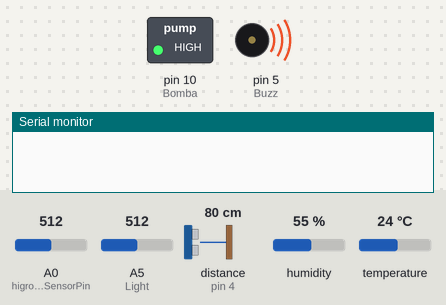
This sketch was run on a simulated Arduino Uno, built with avr-gcc and run on an emulated ATmega328P. Shown: switched loads named in the sketch (green lamp = pin HIGH), buzzer (waves = sounding), the last lines printed to the serial monitor. Wiring (inferred from the names in the program): ultrasonic range finder: trigger pin 3; echo pin 4. The inputs (shaded band) are chosen by the test bench; at power-on: A0 (higrometerSensorPin) = 512, A5 (Light) = 512, distance to the obstacle (sensor on pin 4) 80 cm, humidity 55 %, temperature 24 °C. The echo pulse lasts 58.3 µs per cm; pins used as bus, display or sensor lines are not drawn.

Above: at 2.65 s.
At 14.6 s:
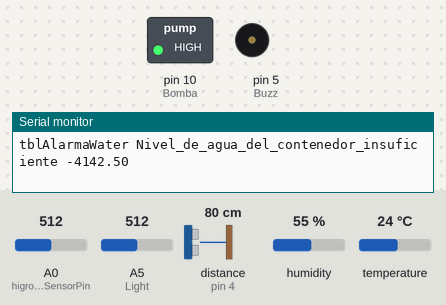
Timing chart, 0 to 31.1 s (numbered marks = the images above):
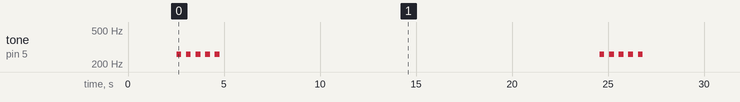

The sketch:

ArduinoScript.ino
```cpp
/*
PROYECTO 1 BIMESTRE - SISTEMAS IOT - ESCUELA POLITÉCNICA NACIONAL

 DESCRIPCIÓN:
 -----------------------------------------------------------------------
Implementation of a system that supports the care of a plant with automatic
irrigation using Arduino Uno hardware automatic irrigation using Arduino Uno
hardware and different sensors, also allows the collection of data from the
sensors and actions performed in the system through the Raspberry Pi the
system through the Raspberry Pi OS, then stores the data in a LAMP server
on Linux.
 ----------------------------------------------------------------------- */


// Librerias
#include <DHT.h>

#define DHTPIN 2  // pin connected to DHT11 sensor
#define DHTTYPE DHT11

const int higrometerSensorPin = A0;
const int Bomba = 10;   //Pin de la bomba de agua
const int Buzz = 5;     //Pin de la bomba de agua
const int LighSns = A5;     //Pin del sensor de luz
const int Trigger = 3;  //Pin digital 2 para el Trigger del sensor
const int Echo = 4;     //Pin digital 3 para el Echo del sensor
String displayString;   // Variable para concatenar texto

DHT dht(DHTPIN, DHTTYPE);

void setup() {
  Serial.begin(9600);
  //Config ultrasonico
  pinMode(Trigger, OUTPUT);    //pin como salida
  pinMode(Echo, INPUT);        //pin como entrada
  digitalWrite(Trigger, LOW);  //Inicializamos el pin con 0
  //Config higrometer
  pinMode(higrometerSensorPin, INPUT);
  //Buzzer Config
  pinMode(Buzz, OUTPUT);      // Fija el pin 5 como salida para el buzzer
  //Bomba Config
  pinMode(Bomba, OUTPUT);
  digitalWrite(Bomba, HIGH);

  delay(2500);  // wait for initializing
  dht.begin();  // initialize DHT11 the temperature and humidity sensor

  //MenuBanner();
}

void loop() {

  SensorsAllFnc();

}


// SENSORS FUNCTIONS
void SensorsAllFnc() {


  //Higrometer Sensor-To measure plant humidity ************

  int almacenador = analogRead(higrometerSensorPin);
  int humedadHigro = 125 - (almacenador / 10.23);  // Valor de humedad del higrometro

  //*******************************************
  //Light Sensor-To measure ambient light ************
  int lightValue = analogRead(A5);  //Light=28  Dark=1021
  //*******************************************


  //DHT11 Sensor *************************************

  float humiDHT = dht.readHumidity();  // read humidity
  float tempCDHT = dht.readTemperature();
  if (isnan(humiDHT) || isnan(tempCDHT)) {
    displayString = "Error de lectura";
    tempCDHT=25.56;
    humiDHT = 67.0;
  }
  //*******************************************

  //Ultrasonic Sensor-To measure the water level ************

  long t;   //tiempo que demora en llegar el eco
  float d;  //distancia en centimetros

  digitalWrite(Trigger, HIGH);
  delayMicroseconds(10);  //Enviamos un pulso de 10us
  digitalWrite(Trigger, LOW);

  t = pulseIn(Echo, HIGH);  //obtenemos el ancho del pulso
  d = t / 59;               //escalamos el tiempo a una distancia en cm
  float vol = 830-(7.5*8.5*d);  //nivel de agua en ml o cm3 (Volumen del recipiente)

  //*******************************************
  //Condiciones

  //Bajo nivel de agua
  if(vol<=300){
    //Serial.print("Buzzer");
    tone(5, 261.63, 250);      // Lanza señal a 261,63Hz por el pin 3 durante 250ms.
    delay(500);
    tone(5, 261.63, 250);      // Lanza señal a 261,63Hz por el pin 3 durante 250ms.
    delay(500);
    tone(5, 261.63, 250);      // Lanza señal a 261,63Hz por el pin 3 durante 250ms.
    delay(500);
    tone(5, 261.63, 250);      // Lanza señal a 261,63Hz por el pin 3 durante 250ms.
    delay(500);
    tone(5, 261.63, 250);      // Lanza señal a 261,63Hz por el pin 3 durante 250ms.
    //Se envian datos a la DB
    Serial.print("tblAlarmaWater");
    Serial.print(" ");
    Serial.print("Nivel_de_agua_del_contenedor_insuficiente");
    Serial.print(" ");
    Serial.print(vol);  //Enviamos serialmente el valor de la distancia
    Serial.print(" ");
    Serial.println("");
  }
  //Bajo nivel de humedad en la planta
  if(humedadHigro<=65){
    //Se riega la planta durante 5 seg
    digitalWrite(Bomba, LOW);
    delay(5000);
    digitalWrite(Bomba, HIGH);
    //Send Data tblBombaAguaData
    Serial.print("tblBombaAguaData");
    Serial.print(" ");
    Serial.print("Higrometer_sensor_low_humidity");
    Serial.print(" ");
    Serial.print(tempCDHT);
    Serial.print(" ");
    Serial.print(humedadHigro);
    Serial.print(" ");
    Serial.print(vol);  //Enviamos serialmente el valor de la distancia
    Serial.print(" ");
    Serial.print(lightValue);
    Serial.println("");
  }
  //Alta temperatura DHT11 Sensor
  if(tempCDHT>=29){
    //Se riega la planta durante 5 seg
    digitalWrite(Bomba, LOW);
    delay(5000);
    digitalWrite(Bomba, HIGH);
    //Send Data tblBombaAguaData
    Serial.print("tblBombaAguaData");
    Serial.print(" ");
    Serial.print("DHT11_sensor_high_temperature");
    Serial.print(" ");
    Serial.print(tempCDHT);
    Serial.print(" ");
    Serial.print(humedadHigro);
    Serial.print(" ");
    Serial.print(vol);  //Enviamos serialmente el valor de la distancia
    Serial.print(" ");
    Serial.print(lightValue);
    Serial.println("");
  }
  //Envío de datos a la tblSensores cada 20 segundos
  delay(20000);
  //Send Data tblSensores
  Serial.print("tblSensores");
  Serial.print(" ");
  Serial.print(humedadHigro);
  Serial.print(" ");
  Serial.print(tempCDHT);
  Serial.print(" ");
  Serial.print(humiDHT);
  Serial.print(" ");
  Serial.print(vol);  //Enviamos serialmente el valor de la distancia
  Serial.print(" ");
  Serial.print(lightValue);
  Serial.println("");
}
```

Measured:
- by itself, tone on pin 5 (Buzz): repeats every 22.0 s: 4 × (silent 0.25 s, 261 Hz 0.25 s), silent 19.8 s, 261 Hz 0.25 s
